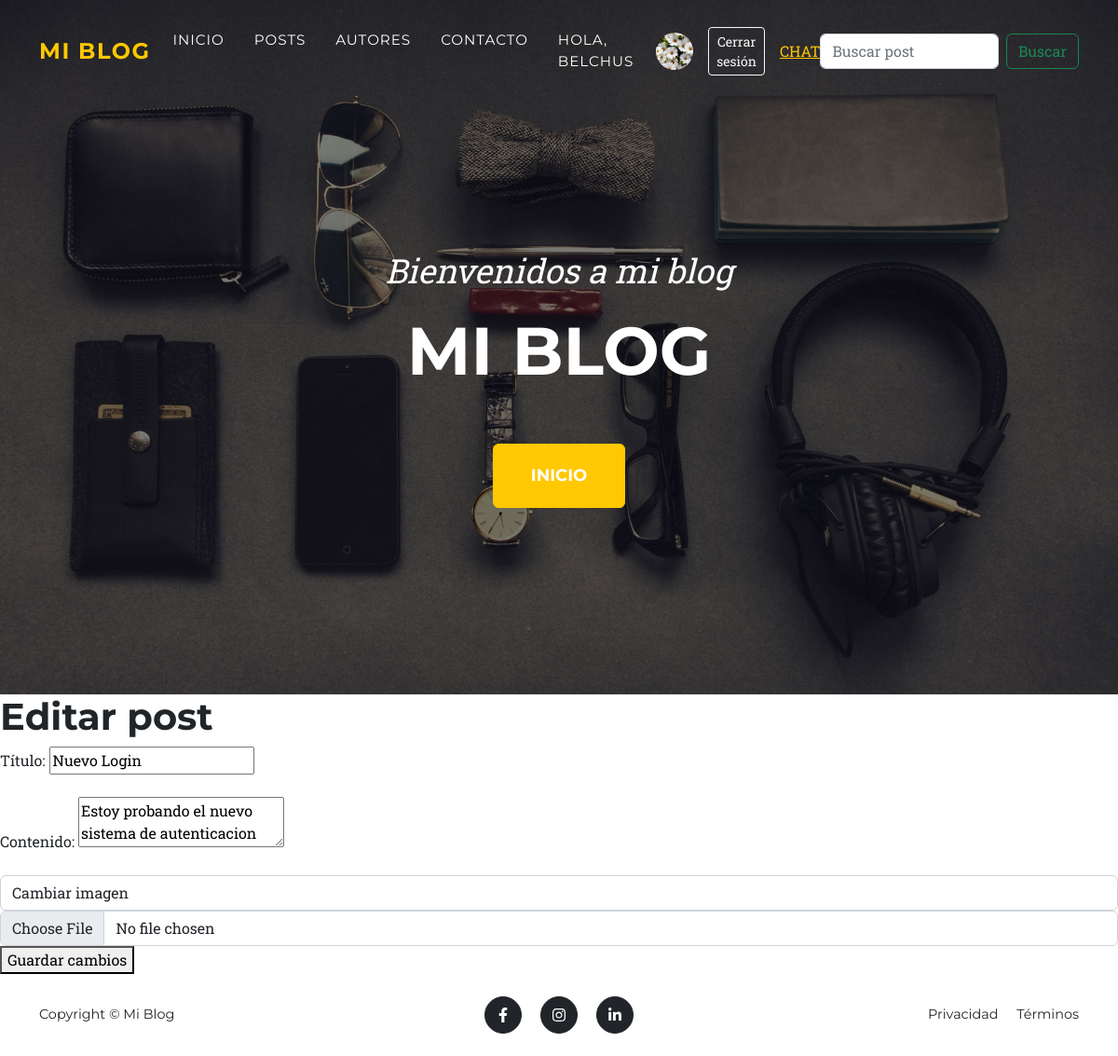
Page /posts/6/editar/ (signed in) on the committed database.
### posts/models.py (models this page shows, shortened)
class Autor(models.Model):
    nombre = models.CharField(max_length=100)
    apellido = models.CharField(max_length=100)
    email = models.EmailField()
    username = models.CharField(max_length=100,unique=True)
    avatar = models.ImageField(upload_to="avatars/",blank=True,null=True)
    usuario = models.OneToOneField(settings.AUTH_USER_MODEL,on_delete=models.CASCADE,null=True,blank=True,related_name="perfil_autor")

class Post (models.Model):
    titulo = models.CharField(max_length=200)
    autor = models.ForeignKey(Autor,on_delete=models.CASCADE,related_name= "posts")
    contenido = models.TextField()
    fecha_creacion = models.DateTimeField(auto_now_add=True)
    ESTADOS = [("borrador","Borrador"),
               ("publicado","Publicado"),
               ("archivado","Archivado")]
    estado = models.CharField(max_length=20,choices=ESTADOS,default="borrador")
    resumen = models.CharField(max_length=250,blank=True)
    imagen = models.ImageField(upload_to="posts/",blank=True,null=True)

### posts/views.py (the view, shortened to what this page needs)
# urls.py: path("posts/<int:post_id>/editar/",views.editar_post,name="editar_post"),
@login_required
def editar_post(request, post_id):
    post = get_object_or_404(Post, id=post_id)
    if post.autor.usuario_id != request.user.id:
        return redirect("lista_posts")
    return render(request, "editar_post.html", {
        "post": post
    })

### posts/templates/editar_post.html (shortened to what this page needs)
{% extends "base.html" %}
{% block content %}
<h1>Editar post</h1>
<form method="POST">
    <label>Título:</label>
    <input
        type="text"
        name="titulo"
        value="{{ post.titulo }}"
    >
    <br><br>
    <label>Contenido:</label>
    <textarea name="contenido" id="contenido">{{ post.contenido }}</textarea>
    <br><br>
    <div>
        <label for="imagen" class="form-control">
            Cambiar imagen
        </label>
        <input type="file" name="imagen" id="imagen" class="form-control" accept="image/*">
    </div>
    <button type="submit">
        Guardar cambios
    </button>
</form>
{% endblock %}

### posts/templates/base.html (shortened to what this page needs)
{% load static %}
<!DOCTYPE html>
<html lang="es">
<head>
<link
    href="https://cdn.jsdelivr.net/npm/bootstrap@5.3.3/dist/css/bootstrap.min.css"
    rel="stylesheet"
>
<link
    href="{% static 'css/styles.css' %}"
    rel="stylesheet"
>
</head>
<body id="page-top">
<nav class="navbar navbar-expand-lg navbar-dark fixed-top" id="mainNav">
    <div class="container">
        <a class="navbar-brand" href="/">
            Mi Blog
        </a>
        <div
            class="collapse navbar-collapse"
            id="navbarResponsive"
        >
            <ul class="navbar-nav text-uppercase ms-auto">
                <li class="nav-item">
                    <a class="nav-link" href="/">
                        Inicio
                    </a>
                </li>
                <li class="nav-item">
                    <a class="nav-link" href="/posts">
                        Posts
                    </a>
                </li>
                <li class="nav-item">
                    <a class="nav-link" href="/autores">
                        Autores
                    </a>
                </li>
                <li class="nav-item">
                    <a class="nav-link" href="/contacto">
                        Contacto
                    </a>
                </li>
                <li class="nav-item d-flex align-items-center gap-3">
                    {% if user.is_authenticated %}
                        <a href="{% url 'perfil_autor' user.perfil_autor.id %}"
                           class="nav-link text-white">
                            Hola, {{ user.username }}
                        </a>
                        {% if user.perfil_autor.avatar %}
                            <a href="{% url 'perfil_autor' user.perfil_autor.id %}">
                                <img
                                    src="{{ user.perfil_autor.avatar.url }}"
                                    alt="Avatar"
                                    width="40"
                                    height="40"
                                    class="rounded-circle"
                                    style="object-fit: cover;"
                                >
                            </a>
                        {% endif %}
                        <form method="POST"
                              action="{% url 'logout' %}"
                              class="m-0">
                            <button type="submit" class="btn btn-outline-light btn-sm">
                                Cerrar sesión
                            </button>
                        </form>
                        <a href="{% url 'bandeja_entrada'%}">Chat</a>
                    {% endif %}
                </li>
            </ul>
            <form class="d-flex" role="search">
                <input class="form-control me-2" type="search" placeholder="Buscar post" aria-label="Search"/>
                <button class="btn btn-outline-success" type="submit">Buscar</button>
              </form>
        </div>
    </div>
</nav>
<header class="masthead">
    <div class="container text-center">
        <div class="masthead-subheading">
            Bienvenidos a mi blog
        </div>
        <div class="masthead-heading text-uppercase">
            {% block header_title %}
                Mi Blog
            {% endblock %}
        </div>
        <a
            class="btn btn-primary btn-xl text-uppercase"
            href="/"
        >
            Inicio
        </a>
    </div>
</header>
<main>
    {% block content %}{% endblock %}
</main>
<footer class="footer py-4">
    <div class="container">
        <div class="row align-items-center">
            <div class="col-lg-4 text-lg-start">
                Copyright © Mi Blog
            </div>
            <div class="col-lg-4 my-3 my-lg-0 text-center">
                <a
                    class="btn btn-dark btn-social mx-2"
                    href="#!"
                >
                    <i class="fab fa-facebook-f"></i>
                </a>
                <a
                    class="btn btn-dark btn-social mx-2"
                    href="#!"
                >
                    <i class="fab fa-instagram"></i>
                </a>
                <a
                    class="btn btn-dark btn-social mx-2"
                    href="#!"
                >
                    <i class="fab fa-linkedin-in"></i>
                </a>
            </div>
            <div class="col-lg-4 text-lg-end">
                <a
                    class="link-dark text-decoration-none me-3"
                    href="#!"
                >
                    Privacidad
                </a>
                <a
                    class="link-dark text-decoration-none"
                    href="#!"
                >
                    Términos
                </a>
            </div>
        </div>
    </div>
</footer>
</body>
</html>

### rows in the picture
Post: titulo "Nuevo Login", contenido "Estoy probando el nuevo sistema de autenticacion"

### other values in the picture
{{ user.username }} "BELCHUS"
